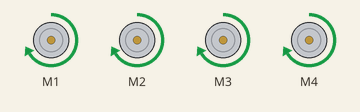
Bench run of a sketch on a simulated Arduino Uno, built with avr-gcc and run on an emulated ATmega328P. Parts: 4 × DC motor (green arrow = forward, orange = backward, longer = faster).

Above: at 0.1 s.
At 3.1 s:
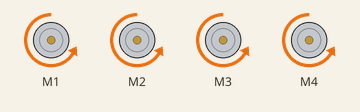
At 9.1 s:
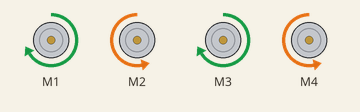
At 18.1 s:
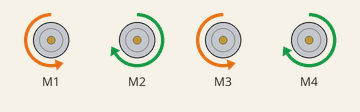
At 27.1 s:
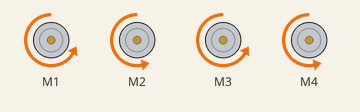
At 36.1 s:
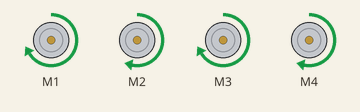
Timing chart, 0 to 40.0 s (numbered marks = the images above):
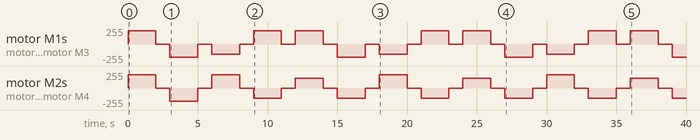

Measured:
- by itself, motor M1, motor M3: repeats every 12.0 s: stopped 1.0 s, backward 200/255 2.0 s, stopped 1.0 s, backward 150/255 2.0 s, 2 × (stopped 1.0 s, forward 200/255 2.0 s)
- by itself, motor M2, motor M4: stopped → forward 200/255 at 0.00 s, → stopped 2.0 s later, → backward 200/255 1.0 s later, → stopped 2.0 s later, … (27 changes in this stretch)

The sketch:

moveleftandright.ino
```cpp
#include <AFMotor.h>

AF_DCMotor motor1(1);  // 左前轮
AF_DCMotor motor2(2);  // 右前轮
AF_DCMotor motor3(3);  // 左后轮
AF_DCMotor motor4(4);  // 右后轮

void setup() {
  motor1.setSpeed(200);  // 设置电机1的速度
  motor2.setSpeed(200);  // 设置电机2的速度
  motor3.setSpeed(200);  // 设置电机3的速度
  motor4.setSpeed(200);  // 设置电机4的速度
}

void loop() {
  // 向前行驶
  forward();

  delay(2000);  // 延迟2秒

  // 停止
  stop();

  delay(1000);  // 延迟1秒

  // 向后行驶
  backward();

  delay(2000);  // 延迟2秒

  // 停止
  stop();

  delay(1000);  // 延迟1秒

  // 左转弯
  leftTurn();

  delay(2000);  // 延迟2秒

  // 停止
  stop();

  delay(1000);  // 延迟1秒

  // 右转弯
  rightTurn();

  delay(2000);  // 延迟2秒

  // 停止
  stop();

  delay(1000);  // 延迟1秒
}

// 向前行驶
void forward() {
  motor1.run(FORWARD);  // 电机1正转
  motor2.run(FORWARD);  // 电机2正转
  motor3.run(FORWARD);  // 电机3正转
  motor4.run(FORWARD);  // 电机4正转
}

// 向后行驶
void backward() {
  motor1.run(BACKWARD);  // 电机1反转
  motor2.run(BACKWARD);  // 电机2反转
  motor3.run(BACKWARD);  // 电机3反转
  motor4.run(BACKWARD);  // 电机4反转
}

// 左转弯
void leftTurn() {
  motor1.setSpeed(150);   // 设置电机1的速度为150
  motor2.setSpeed(200);   // 设置电机2的速度为200
  motor3.setSpeed(150);   // 设置电机3的速度为150
  motor4.setSpeed(200);   // 设置电机4的速度为200

  motor1.run(BACKWARD);   // 电机1反转
  motor2.run(FORWARD);    // 电机2正转
  motor3.run(BACKWARD);   // 电机3反转
  motor4.run(FORWARD);    // 电机4正转
}

// 右转弯
void rightTurn() {
  motor1.setSpeed(200);   // 设置电机1的速度为200
  motor2.setSpeed(150);   // 设置电机2的速度为150
  motor3.setSpeed(200);   // 设置电机3的速度为200
  motor4.setSpeed(150);   // 设置电机4的速度为150

  motor1.run(FORWARD);    // 电机1正转
  motor2.run(BACKWARD);   // 电机2反转
  motor3.run(FORWARD);    // 电机3正转
  motor4.run(BACKWARD);   // 电机4反转
}

// 停止
void stop() {
  motor1.run(RELEASE);  // 释放电机1，停止转动
  motor2.run(RELEASE);  // 释放电机2，停止转动
  motor3.run(RELEASE);  // 释放电机3，停止转动
  motor4.run(RELEASE);  // 释放电机4，停止转动
}
```
